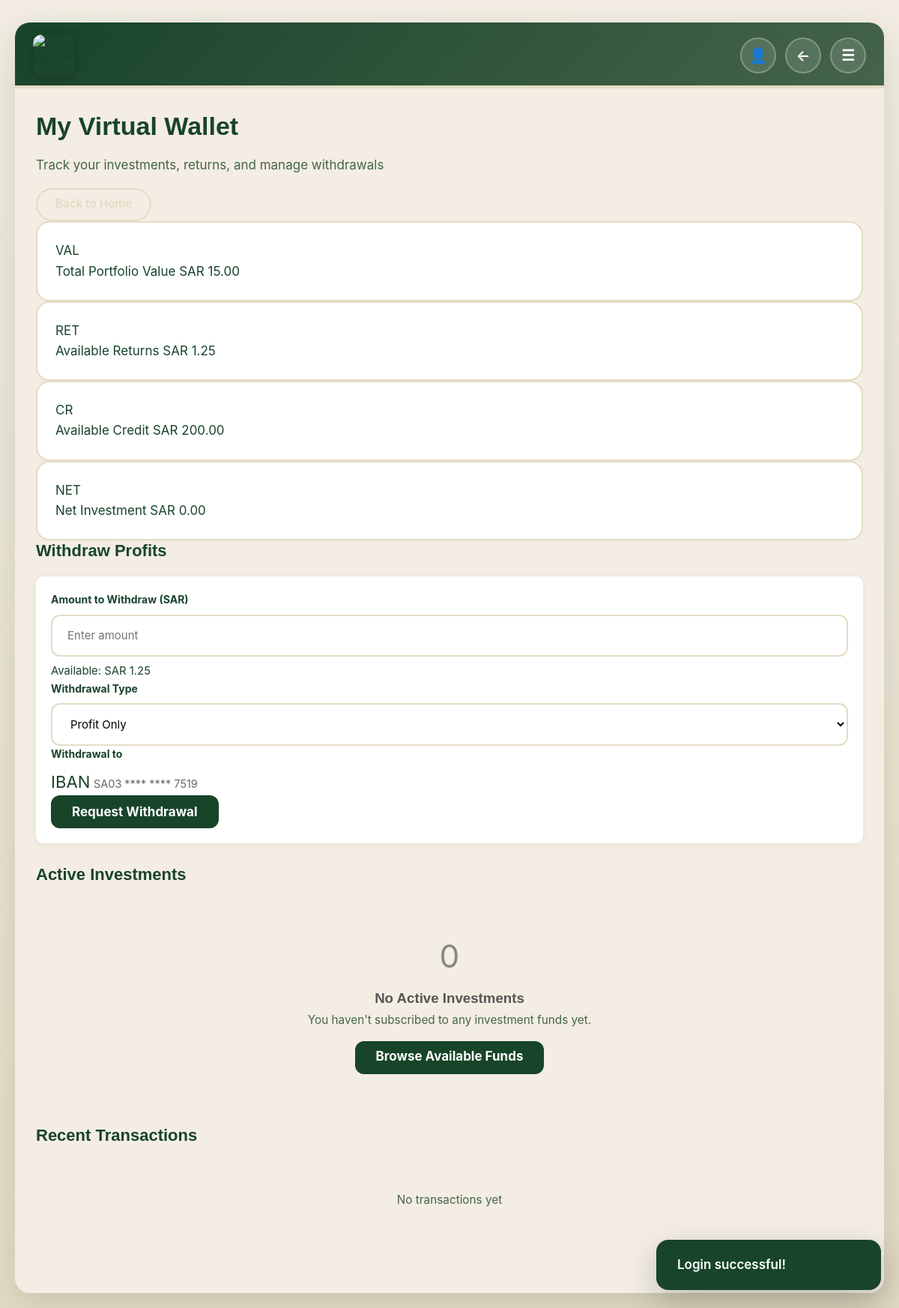
Screenshot of /index.php?page=wallet (signed in) with the database file from the repository.
### tables this page shows
CREATE TABLE IF NOT EXISTS InvestmentWallet (
    InvestmentWalletID INT PRIMARY KEY,
    InvestmentWalletTotalAmount DECIMAL(12,2) DEFAULT 0,
    InvestmentWalletReturn DECIMAL(12,2) DEFAULT 0,
    InvestmentWalletCredit DECIMAL(12,2) DEFAULT 0,
    StudentID INT,
    FOREIGN KEY (StudentID) REFERENCES Student(StudentID)
);

CREATE TABLE IF NOT EXISTS BankAccount (
    CreditCardNumber VARCHAR(50) PRIMARY KEY,
    BankAccountIban VARCHAR(50),
    CreditCardName VARCHAR(100),
    CreditCardCVV INT,
    CreditCardDayExpired DATE,
    VerificationCode INT,
    PostalCode VARCHAR(20),
    StudentID INT,
    FOREIGN KEY (StudentID) REFERENCES Student(StudentID)
);

### index.php (called while the page is built, shortened)
<?php
$page = $_GET['page'] ?? 'home';
require __DIR__ . '/pages/' . $page . '.php';

### app.php (called while the page is built, shortened)
<?php
return [
    'app_name' => 'Hassad',
    'base_url' => '/hassad',
    'db' => [
        'driver' => 'mysql',
        'host' => '127.0.0.1',
        'port' => '3306',
        'database' => 'hassad',
        'username' => 'root',
        'password' => '',
        'charset' => 'utf8mb4',
    ],
];

### database.php (called while the page is built, shortened)
<?php
function app_config(): array
{
    static $config;
    if ($config === null) {
        $config = require __DIR__ . '/app.php';
    }
    return $config;
}
function db_connection(): ?PDO
{
    static $pdo = false;
    if ($pdo !== false) {
        return $pdo;
    }
    $config = app_config()['db'] ?? [];
    try {
        $dsn = sprintf(
            'mysql:host=%s;port=%s;dbname=%s;charset=%s',
            $config['host'] ?? '127.0.0.1',
            $config['port'] ?? '3306',
            $config['database'] ?? 'hassad',
            $config['charset'] ?? 'utf8mb4'
        );
        $pdo = new PDO(
            $dsn,
            $config['username'] ?? 'root',
            $config['password'] ?? '',
            [
                PDO::ATTR_ERRMODE => PDO::ERRMODE_EXCEPTION,
                PDO::ATTR_DEFAULT_FETCH_MODE => PDO::FETCH_ASSOC,
            ]
        );
    } catch (Throwable $exception) {
        $pdo = null;
    }
    return $pdo;
}

### repository.php (called while the page is built, shortened)
<?php
function db_column_exists(string $tableName, string $columnName): bool
{
    $config = app_config();
    $dbName = (string) (($config['db']['database'] ?? '') ?: 'hassad');
    $row = repo_fetch_one(
        'SELECT COLUMN_NAME FROM information_schema.COLUMNS WHERE TABLE_SCHEMA = ? AND TABLE_NAME = ? AND COLUMN_NAME = ? LIMIT 1',
        [$dbName, $tableName, $columnName]
    );
    return $row !== null;
}
function current_student(): array
{
    if (is_logged_in_as_student()) {
        $sid = (int) ($_SESSION['auth']['student_id'] ?? 0);
        $row = repo_fetch_one('SELECT * FROM Student WHERE StudentID = ?', [$sid]);
        if ($row) {
            return $row;
        }
    }
    return [
        'StudentID' => 0,
        'StudentNameFirst' => '',
        'StudentNameLast' => '',
        'StudentPassword' => '',
        'StudentMajor' => '',
        'StudentAccountStates' => '',
        'StudentPhoneNumber' => '',
        'StudentCampus' => '',
        'StudentAcademicDegree' => '',
        'ReinvestmentAmount' => 0,
    ];
}
function current_wallet(?int $studentId = null): array
{
    $sid = $studentId ?? (int) current_student()['StudentID'];
    return repo_fetch_one('SELECT * FROM InvestmentWallet WHERE StudentID = ?', [$sid]) ?? [
        'InvestmentWalletID' => 0,
        'InvestmentWalletTotalAmount' => 0,
        'InvestmentWalletReturn' => 0,
        'InvestmentWalletCredit' => 0,
        'StudentID' => $sid,
    ];
}
function bank_cards_for_student(?int $studentId = null): array
{
    $sid = $studentId ?? (int) current_student()['StudentID'];
    return repo_fetch_all(
        'SELECT * FROM BankAccount WHERE StudentID = ? ORDER BY CreditCardDayExpired DESC, CreditCardNumber ASC LIMIT 1',
        [$sid]
    );
}
function current_bank_account(?int $studentId = null): array
{
    $sid = $studentId ?? (int) current_student()['StudentID'];
    $cards = bank_cards_for_student($sid);
    return $cards[0] ?? bank_account_default_row($sid);
}
function repo_fetch_one(string $sql, array $params = []): ?array
{
    $pdo = db_connection();
    try {
        $stmt = $pdo->prepare($sql);
        $stmt->execute($params);
        $row = $stmt->fetch();
        return $row ?: null;
    } catch (\Throwable $e) {
        return null;
    }
}
function repo_fetch_all(string $sql, array $params = []): array
{
    $pdo = db_connection();
    try {
        $stmt = $pdo->prepare($sql);
        $stmt->execute($params);
        return $stmt->fetchAll();
    } catch (\Throwable $e) {
        return [];
    }
}

### wallet.php (the view, shortened to what this page needs)
<?php
$student = current_student();
$studentId = (int) $student['StudentID'];
$wallet = current_wallet($studentId);
$bankAccount = current_bank_account($studentId);
$transactions = student_transactions($studentId);
$contracts = student_contracts($studentId);
$totalInvested = 0;
$totalWithdrawn = 0;
$totalReturns = (float) $wallet['InvestmentWalletReturn'];
$netInvestment = $totalInvested - $totalWithdrawn;
$totalValue = (float) $wallet['InvestmentWalletTotalAmount'];
$availableCredit = (float) $wallet['InvestmentWalletCredit'];
?>
<div class="wallet-page">
    <div class="page-header-modern">
        <div class="header-content">
            <h1 class="page-title">My Virtual Wallet</h1>
            <p class="page-subtitle">Track your investments, returns, and manage withdrawals</p>
        </div>
        <div class="header-actions">
            <a href="<?= e(route('home')) ?>" class="btn-outline">Back to Home</a>
        </div>
    </div>
    <div class="wallet-overview">
        <div class="wallet-card primary">
            <div class="wallet-card-icon">VAL</div>
            <div class="wallet-card-content">
                <span class="wallet-card-label">Total Portfolio Value</span>
                <span class="wallet-card-value"><?= format_sar($totalValue) ?></span>
            </div>
        </div>
        <div class="wallet-card success">
            <div class="wallet-card-icon">RET</div>
            <div class="wallet-card-content">
                <span class="wallet-card-label">Available Returns</span>
                <span class="wallet-card-value"><?= format_sar($totalReturns) ?></span>
            </div>
        </div>
        <div class="wallet-card info">
            <div class="wallet-card-icon">CR</div>
            <div class="wallet-card-content">
                <span class="wallet-card-label">Available Credit</span>
                <span class="wallet-card-value"><?= format_sar($availableCredit) ?></span>
            </div>
        </div>
        <div class="wallet-card warning">
            <div class="wallet-card-icon">NET</div>
            <div class="wallet-card-content">
                <span class="wallet-card-label">Net Investment</span>
                <span class="wallet-card-value"><?= format_sar($netInvestment) ?></span>
            </div>
        </div>
    </div>
    <div class="wallet-section">
        <h2 class="section-title">Withdraw Profits</h2>
        <?php if ($totalReturns > 0): ?>
        <div class="withdrawal-form-container">
            <form action="<?= e(action_url('withdraw-profit')) ?>" method="POST" class="withdrawal-form">
                <div class="form-group">
                    <label for="amount">Amount to Withdraw (SAR)</label>
                    <input type="number" id="amount" name="amount" step="0.01" min="1" max="<?= $totalReturns ?>"
                           placeholder="Enter amount" required class="form-input">
                    <small class="form-hint">Available: <?= format_sar($totalReturns) ?></small>
                </div>
                <div class="form-group">
                    <label for="withdrawal_type">Withdrawal Type</label>
                    <select id="withdrawal_type" name="withdrawal_type" class="form-select">
                        <option value="Profit">Profit Only</option>
                    </select>
                </div>
                <div class="form-group">
                    <label>Withdrawal to</label>
                    <div class="bank-info">
                        <span class="bank-icon">IBAN</span>
                        <span class="bank-iban"><?= e(mask_card($bankAccount['BankAccountIban'] ?? 'No IBAN registered')) ?></span>
                    </div>
                </div>
                <button type="submit" class="btn-gold btn-full">Request Withdrawal</button>
            </form>
        </div>
        <?php endif; ?>
    </div>
    <div class="wallet-section">
        <h2 class="section-title">Active Investments</h2>
        <?php if (!empty($contracts)): ?>
        <div class="investments-grid">
            <?php foreach ($contracts as $contract):
                $fund = fund_by_id((int)$contract['FundID']);
                if (!$fund) continue;
                $invested = latest_investment_amount($studentId, (int)$contract['FundID']);
                $currentValue = $invested * (1 + ((float)$fund['ExpectedReturnPercentage'] / 100));
                $profit = $currentValue - $invested;
            ?>
            <div class="investment-card">
                <div class="investment-header">
                    <h3><?= e($fund['FundTitle']) ?></h3>
                    <span class="risk-badge risk-<?= strtolower($fund['RiskLevel']) ?>"><?= e(ucfirst($fund['RiskLevel'])) ?></span>
                </div>
                <div class="investment-details">
                    <div class="detail-row">
                        <span>Invested:</span>
                        <span><?= format_sar($invested) ?></span>
                    </div>
                    <div class="detail-row">
                        <span>Current Value:</span>
                        <span><?= format_sar($currentValue) ?></span>
                    </div>
                    <div class="detail-row profit">
                        <span>Profit:</span>
                        <span class="<?= $profit >= 0 ? 'positive' : 'negative' ?>">
                            <?= $profit >= 0 ? '+' : '' ?><?= format_sar($profit) ?>
                        </span>
                    </div>
                </div>
                <a href="<?= e(route('fund', ['slug' => $fund['slug']])) ?>" class="btn-outline btn-sm">View Fund</a>
            </div>
            <?php endforeach; ?>
        </div>
        <?php else: ?>
        <div class="empty-state">
            <div class="empty-icon">0</div>
            <h3>No Active Investments</h3>
            <p>You haven't subscribed to any investment funds yet.</p>
            <a href="<?= e(route('search-funds')) ?>" class="btn-gold">Browse Available Funds</a>
        </div>
        <?php endif; ?>
    </div>
    <div class="wallet-section">
        <h2 class="section-title">Recent Transactions</h2>
        <?php if (!empty($transactions)): ?>
        <div class="transactions-list">
            <?php foreach (array_slice($transactions, 0, 10) as $t): ?>
            <div class="transaction-item">
                <div class="transaction-icon <?= $t['Direction'] === 'In' ? 'in' : 'out' ?>">
                    <?= $t['Direction'] === 'In' ? 'IN' : 'OUT' ?>
                </div>
                <div class="transaction-details">
                    <span class="transaction-type"><?= e($t['TransactionType']) ?></span>
                    <span class="transaction-date"><?= e(date('M d, Y', strtotime($t['TransactionDate'] ?? 'now'))) ?></span>
                </div>
                <div class="transaction-amount <?= $t['Direction'] === 'In' ? 'positive' : 'negative' ?>">
                    <?= $t['Direction'] === 'In' ? '+' : '-' ?>
                    <?= format_sar((float)($t['FundCapital'] ?: $t['FundFullWithdrawalAmount'] ?: $t['FundWithdrawnProfit'] ?: 0)) ?>
                </div>
            </div>
            <?php endforeach; ?>
        </div>
        <div class="section-footer">
            <a href="<?= e(route('reports')) ?>" class="btn-outline">View All Transactions</a>
        </div>
        <?php else: ?>
        <div class="empty-state">
            <p>No transactions yet</p>
        </div>
        <?php endif; ?>
    </div>
</div>

### rows the page displays
investmentwallet: InvestmentWalletTotalAmount "SAR 15.00", InvestmentWalletReturn "SAR 1.25", InvestmentWalletCredit "SAR 200.00"
bankaccount: BankAccountIban "SA03 **** **** 7519"

### other values shown
$msg "Login successful!"
format_sar($netInvestment) "SAR 0.00"
